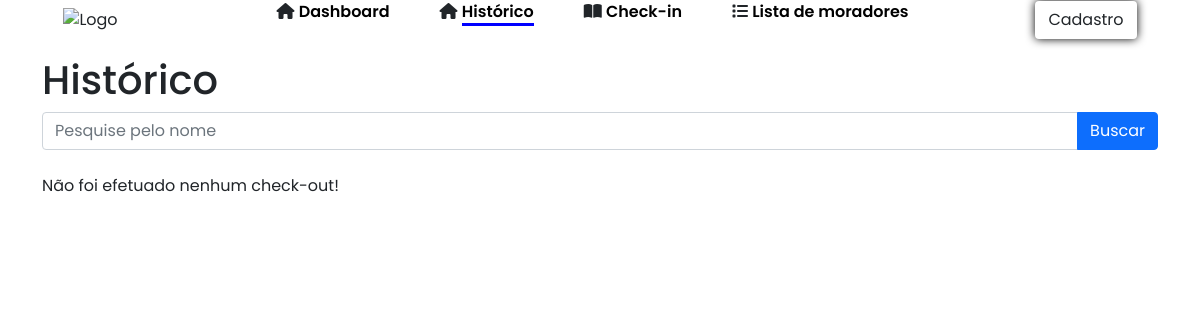
/Paginas/checarlista.php, run on an earlier commit of the app's database.
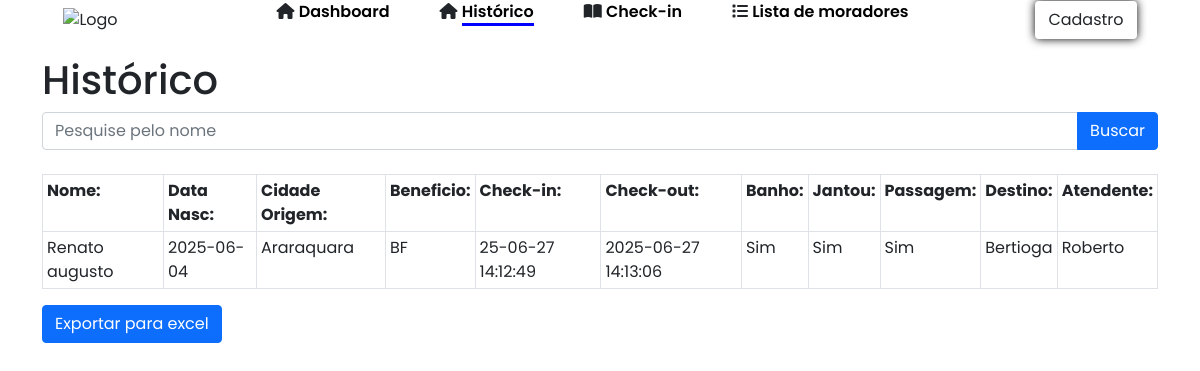
And on a later commit of the database.
### tables this page shows
CREATE TABLE hospedagens(
    id INTEGER PRIMARY KEY AUTOINCREMENT,
    morador_id INTEGER,
    data_checkin text,
    data_checkout text,
    jantou TEXT,
    banho TEXT,
    passagem TEXT,
    destino TEXT,
    atendente TEXT,
    FOREIGN KEY (morador_id) REFERENCES moradores(id)
    );

CREATE TABLE moradores(
    id INTEGER PRIMARY KEY AUTOINCREMENT,
    nome TEXT NOT NULL,
    data_nasc TEXT NOT NULL,
    rg TEXT NOT NULL,
    cpf TEXT NOT NULL,
    cidade_origem TEXT NOT NULL,
    beneficio TEXT NOT NULL
    );

### Paginas/checarlista.php (the view, shortened to what this page needs)
<?php
require '../Formularios/processo.php';
$pesquisa = $_GET['nome'] ?? '';
if($pesquisa){
  $stmt = $db->prepare("SELECT h.id AS hospedagens, h.banho, h.jantou, h.passagem, h.destino, h.atendente,
m.id AS morador_id, m.nome, m.data_nasc, m.rg, m.cpf, m.cidade_origem, m.beneficio, h.data_checkin, h.data_checkout
FROM moradores m
JOIN hospedagens h on m.id = h.morador_id
WHERE h.data_checkout IS NOT NULL and m.nome LIKE ?");
  $stmt->execute(["%$pesquisa%"]);
}
else{
$stmt = $db->prepare("SELECT h.id AS hospedagens, h.banho, h.jantou, h.passagem, h.destino, h.atendente,
m.id AS morador_id, m.nome, m.data_nasc, m.rg, m.cpf, m.cidade_origem, m.beneficio, h.data_checkin, h.data_checkout
FROM moradores m
JOIN hospedagens h on m.id = h.morador_id
WHERE h.data_checkout IS NOT NULL");
$stmt->execute();
}
$moradores = $stmt->fetchAll(PDO::FETCH_ASSOC);
?>
<!DOCTYPE html>
<html lang="pt-BR">
<head>
    <link rel="stylesheet" href="../css/style.css">
    <link rel="stylesheet" href="../css/navbar.css">
    <link rel="stylesheet" href="../css/home.css">
    <link href="https://cdn.jsdelivr.net/npm/bootstrap@5.0.2/dist/css/bootstrap.min.css" rel="stylesheet">
    <link rel="stylesheet" href="https://cdnjs.cloudflare.com/ajax/libs/font-awesome/6.7.2/css/all.min.css">
  </head>
    <body>
 <nav id="navbar">
  <img src="https://www.aparecida.sp.gov.br/img/logo_rodape.png" class="img-fluid " alt="Logo">
   <ul id="nav_list">
        <li class="nav-item">
            <i class="fa-solid fa-house"></i>
          <a href="/Paginas/index.php">Dashboard</a>
          </li>
            <li class="nav-item active">
          <i class="fa-solid fa-house"></i>
          <a href="/Paginas/checarlista.php">Histórico</a>
          </li>
            <li class="nav-item">
          <i class="fa-solid fa-book-open"></i>
          <a href="/Paginas/lista.php">Check-in</a>
          </li>
          <li class="nav-item">
            <i class="fa-solid fa-list"></i>
          <a href="/Paginas/fazcheckin.php">Lista de moradores</a>
          </li>
      </ul>
      <button class ="btn btn-default">
          Cadastro
      </button>
     </nav>
  <main id="content">
        <div class="container pt-3">
        <h1>Histórico</h1>
        <form method="get" action="">
          <div class="input-group">
          <input type="text" class="form-control" placeholder="Pesquise pelo nome" name="nome" value=<?php echo htmlspecialchars($pesquisa);?>>
          <button class="btn btn-primary" type="submit">Buscar</button>
          </div>
        </form><br>
        <?php if (count($moradores) > 0): ?>
        <table class="table table-bordered table-sm table-responsive">
            <tr>
                <th>Nome:</th>
                <th>Data Nasc:</th>
                <th>Cidade Origem:</th>
                <th>Beneficio:</th>
                <th>Check-in:</th>
                <th>Check-out:</th>
                <th>Banho:</th>
                <th>Jantou:</th>
                <th>Passagem:</th>
                <th>Destino:</th>
                <th>Atendente:</th>
            </tr>
            <?php foreach ($moradores as $m): ?>
                <tr>
                <td><?php echo ($m['nome'])?></td>
                <td><?php echo ($m['data_nasc'])?></td>
                <td><?php echo ($m['cidade_origem'])?></td>
                <td><?php echo ($m['beneficio'])?></td>
                <td><?php echo ($m['data_checkin'])?></td>
                <td><?php echo ($m['data_checkout'])?></td>
                <td><?php echo ($m['banho'])?></td>
                <td><?php echo ($m['jantou'])?></td>
                <td><?php echo ($m['passagem'])?></td>
                <td><?php echo ($m['destino'])?></td>
                <td><?php echo ($m['atendente'])?></td>
                </tr>
            <?php endforeach; ?>
        </table>
        <button onclick="exportarTabelaExcel()" class="btn btn-primary">Exportar para excel</button>
        </div>
        <?php else: ?>
          <p>Não foi efetuado nenhum check-out!</p>
        <?php endif; ?>
        </main>
    </body>
    </html>

### css/style.css (style rules this page uses)
* { font-family: 'Poppins', sans-serif; margin: 0; padding: 0; box-sizing: border-box; align-items: center; justify-content: center; }
form { display: flex; }

### css/navbar.css (style rules this page uses)
#navbar { width: 100%; display: flex; align-items: center; justify-content: space-around; }
#nav_list { display: flex; list-style: none; gap: 50px; }
.nav-item a { text-decoration: none; color: black; font-weight: 600; }
.nav-item.active a { color: black; border-bottom: 3px solid blue; }
.btn-default { border: none; display: flex; align-items: center; text-decoration: none; background-color: blue; border-radius: 12px; padding: 10px 14px; font-weight: 600; box-shadow: 0 0 10px black; cursor: pointer; transition: background-color .3s ease; }

What changed in the data, as far as the page shows it:
added hospedagens: morador.nome "Renato augusto", morador.data_nasc "2025-06-04", morador.cidade_origem "Araraquara", morador.beneficio "BF", data_checkin "25-06-27 14:12:49", data_checkout "2025-06-27 14:13:06", banho "Sim", jantou "Sim", passagem "Sim", destino "Bertioga", atendente "Roberto"
Also different on the page:
text no longer shown: "Não foi efetuado nenhum check-out!"
text now shown: "Nome: Data Nasc: Cidade Origem: Beneficio: Check-in: Check-out: Banho: Jantou: Passagem: Destino: Atendente: Exportar para excel"
